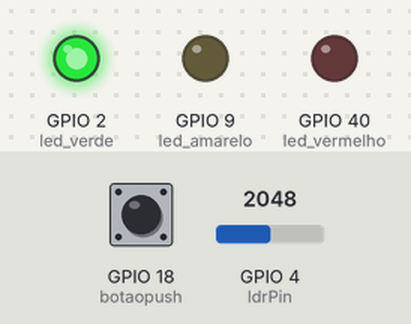
Simulated run of this sketch. Board: ESP32-S3. On the bench: output pins drawn as LEDs (lit = HIGH). Dashed ring = blinking. Inputs (shaded band) come from the test bench; at power-on: GPIO 4 (ldrPin) = 2048, GPIO 18 (botaopush) HIGH. WiFi joins after 1.5 s; servers stay silent unless stated; what the sketch prints to the serial monitor is not drawn.

Above: at 2.7 s.
2.8 s: GPIO 4 (ldrPin) set to 639
At 6.8 s:
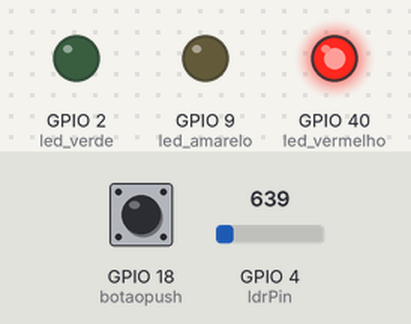
16.8 s: GPIO 4 (ldrPin) set to 542
At 21.8 s:
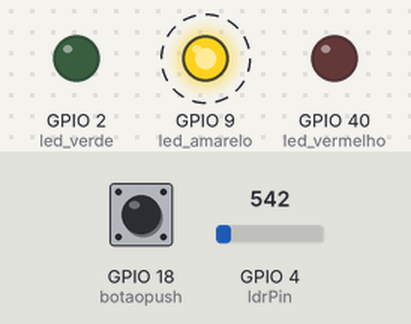
Timing chart, 0 to 32.8 s (numbered marks = the images above; inputs shaded):
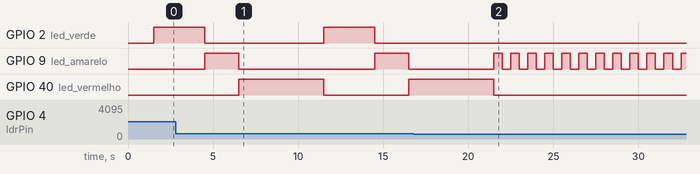

Measured:
- the behaviour switches between 601 and 600 on GPIO 4 (ldrPin) (found by bisection; images 1 and 2)
- after the input at 16.8 s, GPIO 2 (led_verde): stays LOW (without the input it goes to HIGH after 4.7 s); GPIO 40 (led_vermelho): goes on until 21.5 s, then stays LOW

The sketch:

sketch.ino
```cpp
#include <WiFi.h>
#include <HTTPClient.h>

// Definições dos pinos
#define led_amarelo 9
#define led_verde 2
#define led_vermelho 40
#define ldrPin 4
#define botaopush 18

const int threshold = 600; // Limite para luz clara/escura
unsigned long lastDebounceTime = 0;
const int debounceDelay = 50; // 50ms para debounce

int buttonState = 0;
int lastButtonState = 0;
int buttonPressCount = 0;

void setup() {
  Serial.begin(9600);

  // Configuração dos LEDs como saída
  pinMode(led_amarelo, OUTPUT);
  pinMode(led_verde, OUTPUT);
  pinMode(led_vermelho, OUTPUT);
  digitalWrite(led_amarelo, LOW);
  digitalWrite(led_verde, LOW);
  digitalWrite(led_vermelho, LOW);

  // Configuração do botão e do LDR
  pinMode(botaopush, INPUT);
  pinMode(ldrPin, INPUT);

  // Conexão WiFi
  WiFi.begin("Wokwi-GUEST", "");
  while (WiFi.status() != WL_CONNECTED) {
    delay(100);
    Serial.print(".");
  }
  Serial.println("\nWiFi conectado!");
}

void loop() {
  int ldrStatus = analogRead(ldrPin);

  // Modo noturno
  if (ldrStatus <= threshold) {
    digitalWrite(led_amarelo, HIGH);
    delay(500);
    digitalWrite(led_amarelo, LOW);
    delay(500);
  }
  // Modo convencional
  else {
    // Estado do semáforo
    digitalWrite(led_verde, HIGH);
    delay(3000);
    digitalWrite(led_verde, LOW);
    digitalWrite(led_amarelo, HIGH);
    delay(2000);
    digitalWrite(led_amarelo, LOW);
    digitalWrite(led_vermelho, HIGH);
    delay(5000);
    digitalWrite(led_vermelho, LOW);
  }

  // Leitura do botão com debounce
  int reading = digitalRead(botaopush);
  if (reading != lastButtonState) {
    lastDebounceTime = millis();
  }
  if ((millis() - lastDebounceTime) > debounceDelay) {
    if (reading != buttonState) {
      buttonState = reading;
      if (buttonState == HIGH) {
        buttonPressCount++;
        Serial.println("Botão pressionado!");
        if (buttonPressCount == 3) {
          sendHTTPRequest();
          buttonPressCount = 0;
        }
      }
    }
  }
  lastButtonState = reading;

  // Abrir semáforo se botão pressionado no vermelho
  if (digitalRead(led_vermelho) == HIGH && buttonState == HIGH) {
    delay(1000);
    digitalWrite(led_vermelho, LOW);
    digitalWrite(led_verde, HIGH);
    delay(3000);
    digitalWrite(led_verde, LOW);
  }
}

void sendHTTPRequest() {
  if (WiFi.status() == WL_CONNECTED) {
    HTTPClient http;
    http.begin("http://www.google.com.br/");
    int httpResponseCode = http.GET();
    if (httpResponseCode > 0) {
      Serial.print("HTTP Response code: ");
      Serial.println(httpResponseCode);
    } else {
      Serial.print("Error code: ");
      Serial.println(httpResponseCode);
    }
    http.end();
  } else {
    Serial.println("WiFi desconectado.");
  }
}
```
